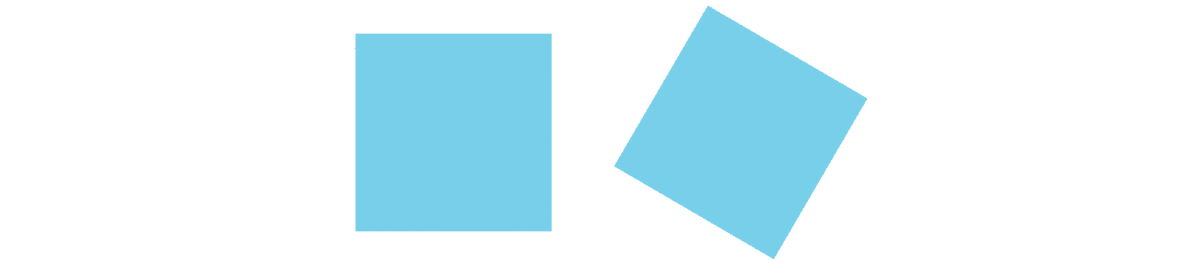
#> input picture square-01.png, 1200 x 265 px, found by its file name
$ jupyter execute 'Contour Detection.ipynb'
#> lines starting #> are read from the running program, lines starting #| are printed output that depends on the picture; after the words box and inside, x2 and y2 are one past the last pixel; in counts of white or black regions, pixels touching at a corner belong together; long printed decimals are rounded
[cell 1]
import cv2
import numpy as np

contour_one = cv2.imread('C:\\Users\\Zahid\\Desktop\\Deep Learning\\openCVtutorials\\square-01.png', 0) #Reference image contour
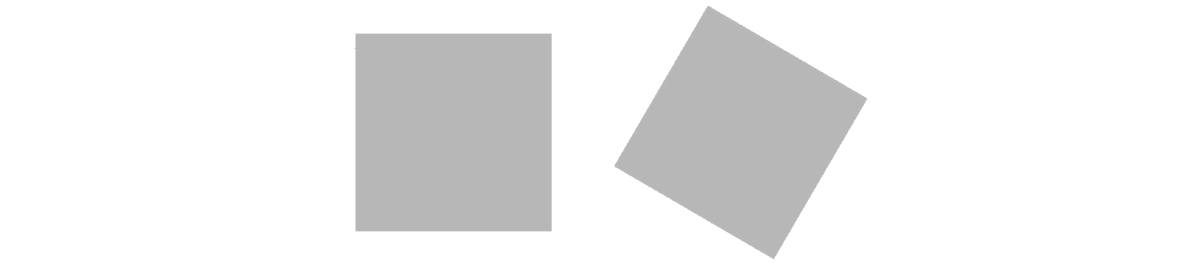
#> contour_one: shape (265, 1200); min 183, max 255, mean 238.4
cv2.imshow("Contour Tempalte", contour_one)
cv2.waitKey()

[cell 2]
#target image to identify similar to reference image
targer = cv2.imread('C:\\Users\\Zahid\\Desktop\\Deep Learning\\openCVtutorials\\input3.png')
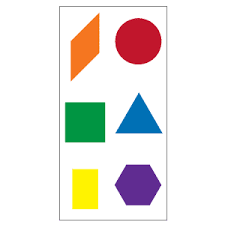
#> input picture input3.png, 225 x 225 px, found by its file name
#> targer is the input picture: shape (225, 225, 3); mean B, G, R 225.8, 230.5, 234
target_gray = cv2.cvtColor(targer , cv2.COLOR_BGR2GRAY)
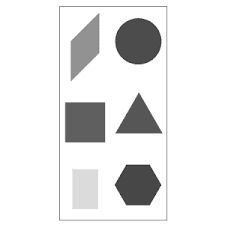
#> target_gray: shape (225, 225); min 40, max 255, mean 231
cv2.imshow('Target Image',target_gray)
cv2.waitKey()

#Threshold both images
ret , thres1  = cv2.threshold(contour_one , 127 , 255 , 0)
#> thres1: shape (265, 1200); every value is 255
ret , thres2 = cv2.threshold(target_gray , 127 , 255 , 0)
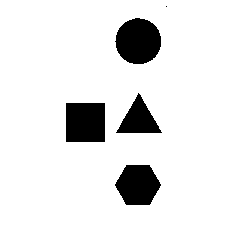
#> thres2: shape (225, 225); 89.2% white; 5 black regions (1 under 20 px)

contours , hierarchy = cv2.findContours(thres1 , cv2.RETR_CCOMP , cv2.CHAIN_APPROX_SIMPLE)
#> contours = [[[0, 0], [0, 264], [1199, 264], [1199, 0]]]

sorted_contours = sorted(contours , key = cv2.contourArea , reverse = True)
#> sorted_contours = [[[0, 0], [0, 264], [1199, 264], [1199, 0]]]
print(len(contours))
#| 1
template_contour = contours[0]
#> template_contour = [[0, 0], [0, 264], [1199, 264], [1199, 0]]

contours , heirarchy = cv2.findContours(thres2 , cv2.RETR_CCOMP , cv2.CHAIN_APPROX_SIMPLE)
#> contours = 6 contours, 1 with area under 20; largest, box (x1, y1, x2, y2) and area: (0, 0, 225, 225) 50176, (114, 17, 162, 65) 1712, (65, 102, 106, 143) 1598, (114, 164, 162, 206) 1453, (115, 92, 163, 134) 992

for c in contours:
    #iterate through each contour in image and use cv2.matchShapes to compare
    match = cv2.matchShapes(template_contour , c , 2 , 0.0)
    print(match)
    if match < 0.32:
        closest_contour = c
        break
    else:
        closest_contour = []
#> this loop made 4 passes
#> match on passes 2 to 4: 0.393, 0.377, 0.315
#> (c, match) on pass 1: ([[0, 0], [0, 224], [224, 224], [224, 0]], 0.377)
#| 0.3767
#| 0.3933
#| 0.3772
#| 0.3152

cv2.drawContours(targer , [closest_contour] , -1 , ( 0,255,0) , 3)
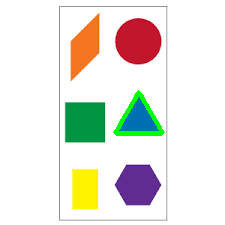
#> targer: shape (225, 225, 3); 1.24% of pixels changed, all inside (x1, y1, x2, y2) = (113, 90, 165, 136)
cv2.imshow('Output' , targer)
cv2.waitKey()
cv2.destroyAllWindows()
